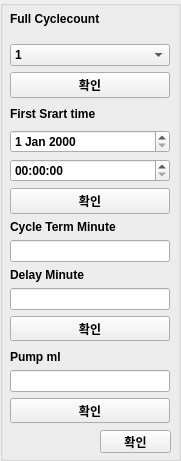
     <widget class="QGroupBox" name="groupBox_4">
      <property name="geometry">
       <rect>
        <x>550</x>
        <y>180</y>
        <width>181</width>
        <height>461</height>
       </rect>
      </property>
      <property name="font">
       <font>
        <family>Arial</family>
        <pointsize>9</pointsize>
        <weight>75</weight>
        <bold>true</bold>
       </font>
      </property>
      <property name="title">
       <string/>
      </property>
      <widget class="QWidget" name="verticalLayoutWidget_12">
       <property name="geometry">
        <rect>
         <x>10</x>
         <y>220</y>
         <width>160</width>
         <height>121</height>
        </rect>
       </property>
       <layout class="QVBoxLayout" name="verticalLayout_12">
        <item>
         <widget class="QLabel" name="label_28">
          <property name="text">
           <string>Cycle Term Minute</string>
          </property>
         </widget>
        </item>
        <item>
         <widget class="QLineEdit" name="lineEdit_25"/>
        </item>
        <item>
         <widget class="QLabel" name="label_7">
          <property name="text">
           <string>Delay Minute</string>
          </property>
         </widget>
        </item>
        <item>
         <widget class="QLineEdit" name="lineEdit"/>
        </item>
        <item>
         <widget class="QPushButton" name="pushButton_16">
          <property name="text">
           <string>확인</string>
          </property>
         </widget>
        </item>
       </layout>
      </widget>
      <widget class="QWidget" name="verticalLayoutWidget_13">
       <property name="geometry">
        <rect>
         <x>10</x>
         <y>350</y>
         <width>160</width>
         <height>73</height>
        </rect>
       </property>
       <layout class="QVBoxLayout" name="verticalLayout_13">
        <item>
         <widget class="QLabel" name="label_29">
          <property name="text">
           <string>Pump ml</string>
          </property>
         </widget>
        </item>
        <item>
         <widget class="QLineEdit" name="lineEdit_26"/>
        </item>
        <item>
         <widget class="QPushButton" name="pushButton_17">
          <property name="text">
           <string>확인</string>
          </property>
         </widget>
        </item>
       </layout>
      </widget>
      <widget class="QWidget" name="verticalLayoutWidget_14">
       <property name="geometry">
        <rect>
         <x>10</x>
         <y>0</y>
         <width>160</width>
         <height>98</height>
        </rect>
       </property>
       <layout class="QVBoxLayout" name="verticalLayout_14">
        <item>
         <widget class="QLabel" name="label_30">
          <property name="text">
           <string>Full Cyclecount</string>
          </property>
         </widget>
        </item>
        <item>
         <widget class="QComboBox" name="comboBox_4">
          <item>
           <property name="text">
            <string>1</string>
           </property>
          </item>
          <item>
           <property name="text">
            <string>2</string>
           </property>
          </item>
          <item>
           <property name="text">
            <string>3</string>
           </property>
          </item>
          <item>
           <property name="text">
            <string>4</string>
           </property>
          </item>
          <item>
           <property name="text">
            <string>5</string>
           </property>
          </item>
          <item>
           <property name="text">
            <string>6</string>
           </property>
          </item>
          <item>
           <property name="text">
            <string>7</string>
           </property>
          </item>
          <item>
           <property name="text">
            <string>8</string>
           </property>
          </item>
          <item>
           <property name="text">
            <string>9</string>
           </property>
          </item>
          <item>
           <property name="text">
            <string>10</string>
           </property>
          </item>
          <item>
           <property name="text">
            <string>11</string>
           </property>
          </item>
          <item>
           <property name="text">
            <string>12</string>
           </property>
          </item>
          <item>
           <property name="text">
            <string>13</string>
           </property>
          </item>
          <item>
           <property name="text">
            <string>14</string>
           </property>
          </item>
          <item>
           <property name="text">
            <string>15</string>
           </property>
          </item>
          <item>
           <property name="text">
            <string>16</string>
           </property>
          </item>
          <item>
           <property name="text">
            <string>17</string>
           </property>
          </item>
          <item>
           <property name="text">
            <string>18</string>
           </property>
          </item>
          <item>
           <property name="text">
            <string>19</string>
           </property>
          </item>
          <item>
           <property name="text">
            <string>20</string>
           </property>
          </item>
         </widget>
        </item>
        <item>
         <widget class="QPushButton" name="pushButton_18">
          <property name="text">
           <string>확인</string>
          </property>
         </widget>
        </item>
       </layout>
      </widget>
      <widget class="QPushButton" name="pushButton_19">
       <property name="geometry">
        <rect>
         <x>100</x>
         <y>430</y>
         <width>71</width>
         <height>23</height>
        </rect>
       </property>
       <property name="text">
        <string>확인</string>
       </property>
      </widget>
      <widget class="QWidget" name="verticalLayoutWidget_34">
       <property name="geometry">
        <rect>
         <x>10</x>
         <y>103</y>
         <width>160</width>
         <height>111</height>
        </rect>
       </property>
       <layout class="QVBoxLayout" name="verticalLayout_34">
        <item>
         <widget class="QLabel" name="label_98">
          <property name="text">
           <string>First Srart time</string>
          </property>
         </widget>
        </item>
        <item>
         <widget class="QDateEdit" name="dateEdit_17"/>
        </item>
        <item>
         <widget class="QTimeEdit" name="timeEdit_17"/>
        </item>
        <item>
         <widget class="QPushButton" name="pushButton_48">
          <property name="text">
           <string>확인</string>
          </property>
         </widget>
        </item>
       </layout>
      </widget>
     </widget>
